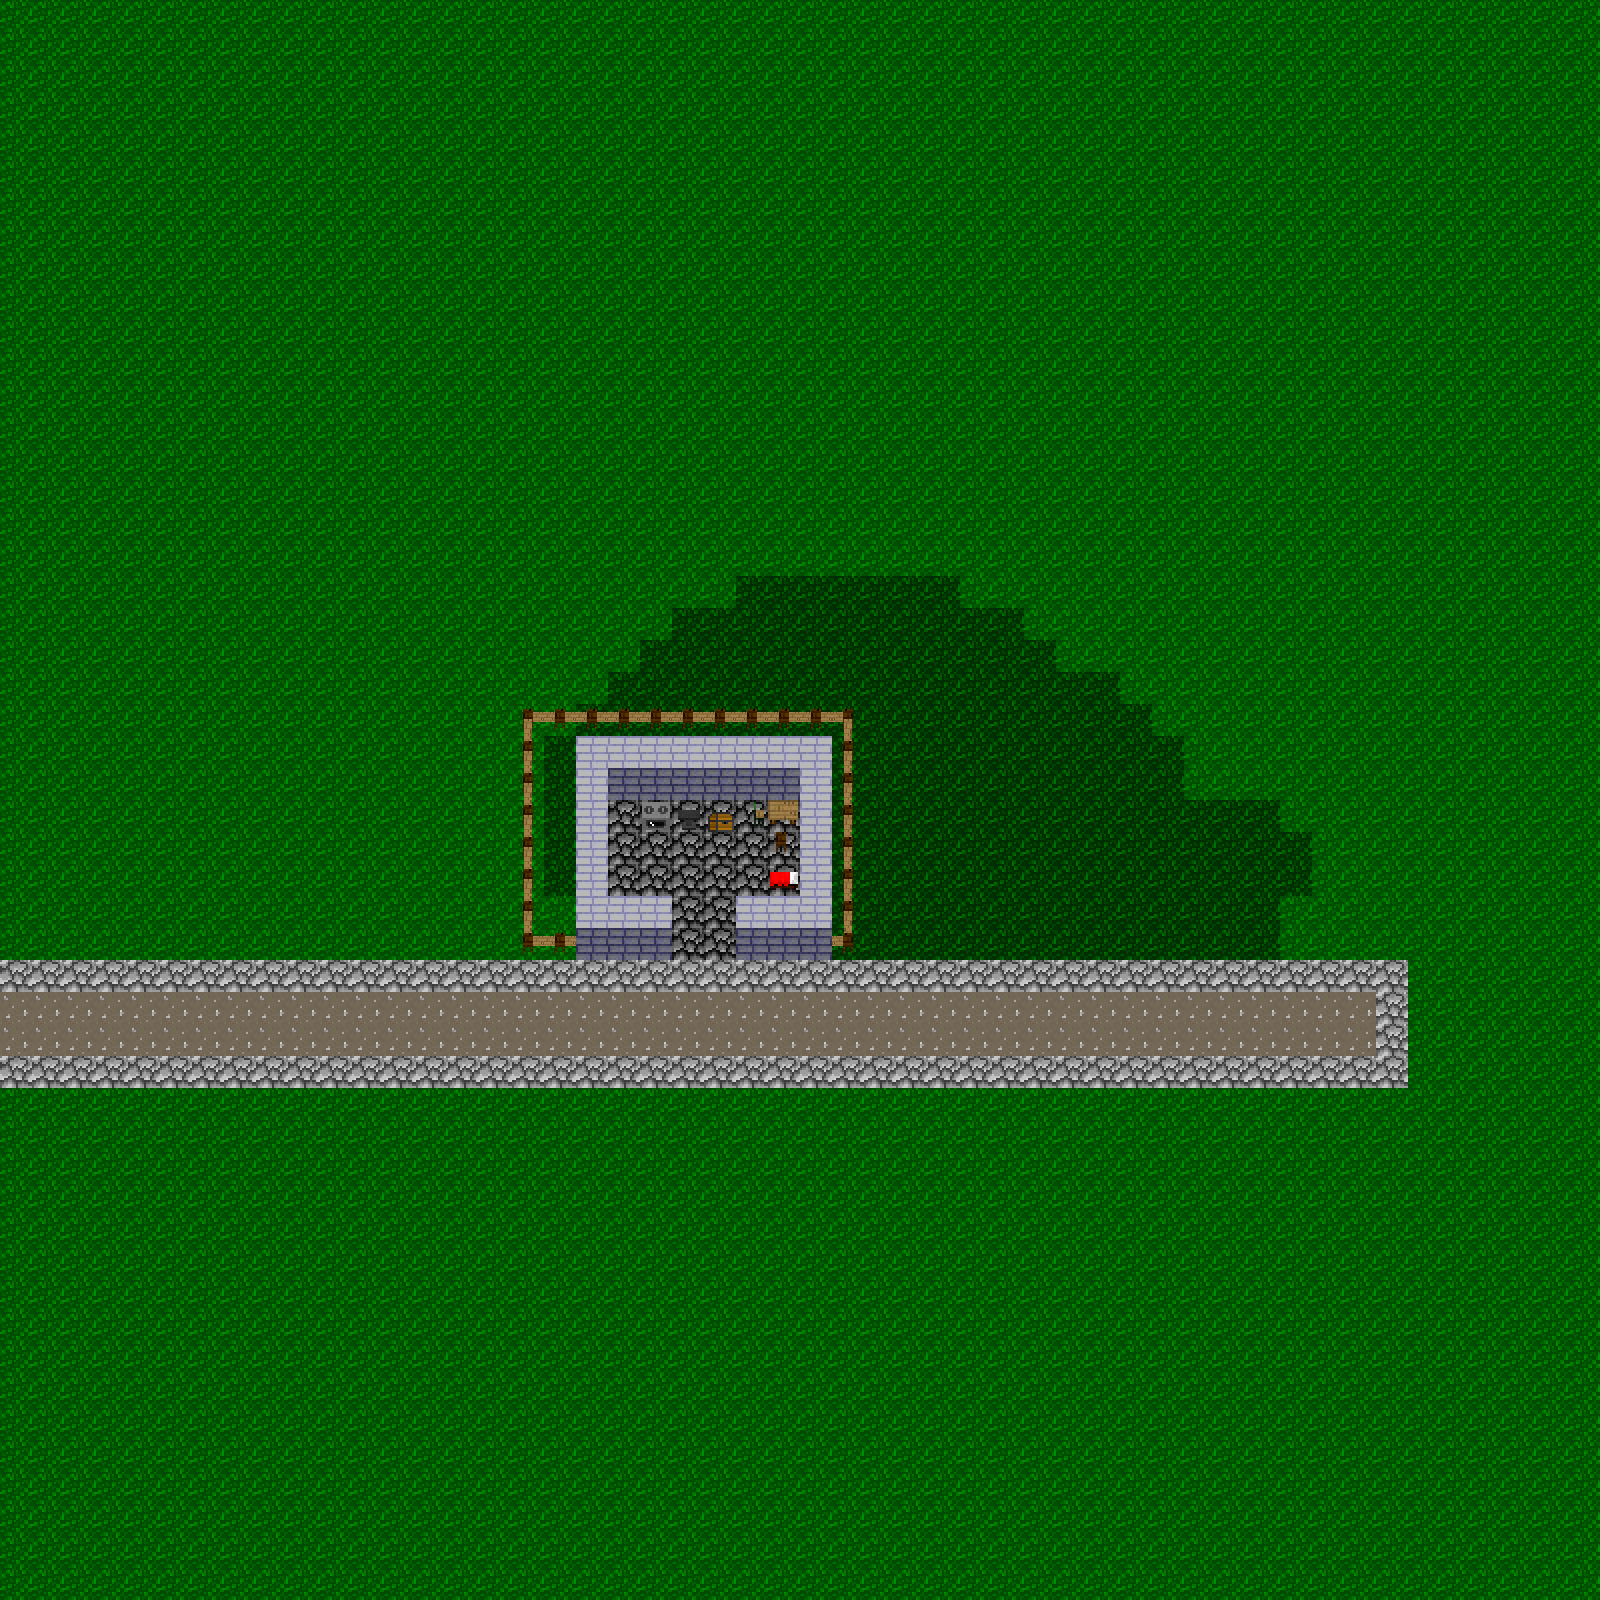

This is a level from a 2D game, rendered from its Tiled map with the project's own tilesets. A one-line summary and the map file follow, with tile-layer data summarised:
An orthogonal 50x50 tile map with 32x32 px tiles, 4 tile layers (Tile Layer 1, Tile Layer 2, Tile Layer House, Tile Layer 4) and 2 objects (Trigger, SpawnPoint).

<map version="1.2" tiledversion="1.3.3" orientation="orthogonal" renderorder="right-down" width="50" height="50" tilewidth="32" tileheight="32" infinite="0" nextlayerid="9" nextobjectid="16">
 <tileset firstgid="1" source="../_TILESETS/blocks32.tsx" />
 <layer id="1" name="Tile Layer 1" width="50" height="50">
  <data>[2500 cells, 2444 non-empty, 2 distinct tile ids]</data>
 </layer>
 <layer id="5" name="Tile Layer 2" width="50" height="50">
  <data>[2500 cells, 32 non-empty, 7 distinct tile ids]</data>
 </layer>
 <layer id="6" name="Tile Layer House" width="50" height="50">
  <data>[2500 cells, 56 non-empty, 3 distinct tile ids]</data>
 </layer>
 <layer id="7" name="Tile Layer 4" width="50" height="50">
  <data>[2500 cells, 183 non-empty, 9 distinct tile ids]</data>
 </layer>
 <objectgroup id="8" name="Zones">
  <object id="14" name="TV- Load World" type="Trigger" x="639" y="962" width="128" height="12.5">
   <properties>
    <property name="function" value="TriggerLoadWorld" />
    <property name="player-only" value="true" />
    <property name="timer" value="-1" />
   </properties>
  </object>
  <object id="15" name="SpawnPoint" type="SpawnPoint" x="672" y="896">
   <point />
  </object>
 </objectgroup>
</map>
